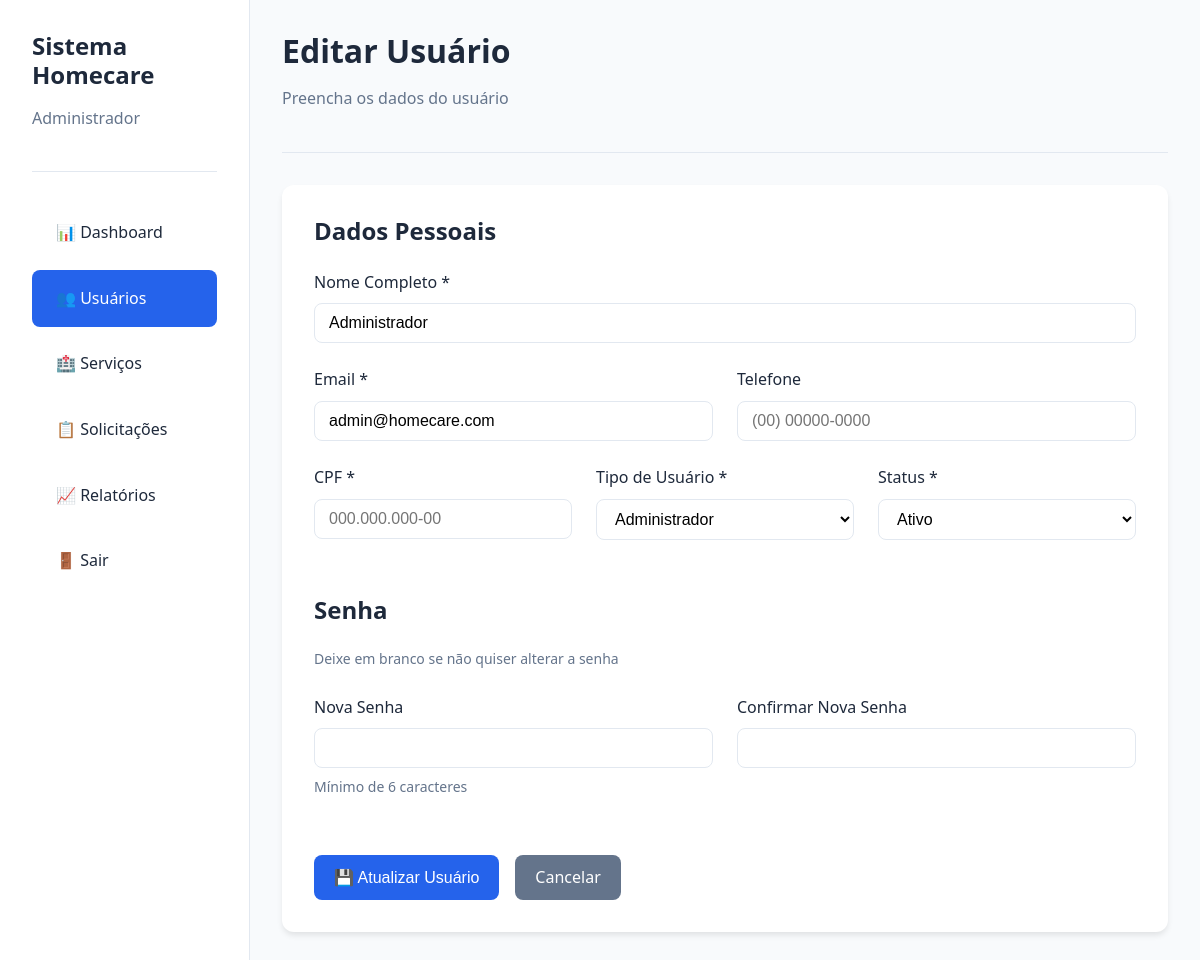
The page /admin/usuario_form.php?id=1 (signed in) on the database its author committed.
### tables this page shows
CREATE TABLE usuarios (
    id INT AUTO_INCREMENT PRIMARY KEY,
    nome VARCHAR(100) NOT NULL,
    email VARCHAR(100) NOT NULL UNIQUE,
    senha VARCHAR(255) NOT NULL,
    telefone VARCHAR(20),
    cpf VARCHAR(14) UNIQUE,
    tipo_usuario ENUM('admin', 'prestador', 'cliente') NOT NULL,
    foto_perfil VARCHAR(255) DEFAULT NULL,
    status ENUM('ativo', 'inativo') DEFAULT 'ativo',
    data_cadastro TIMESTAMP DEFAULT CURRENT_TIMESTAMP,
    data_atualizacao TIMESTAMP DEFAULT CURRENT_TIMESTAMP ON UPDATE CURRENT_TIMESTAMP,
    INDEX idx_email (email),
    INDEX idx_tipo_usuario (tipo_usuario),
    INDEX idx_status (status)
);

### includes/funcoes.php (called while the page is built, shortened)
<?php
function formatCPF($cpf) {
    $cpf = preg_replace('/[^0-9]/', '', $cpf);
    return preg_replace('/(\d{3})(\d{3})(\d{3})(\d{2})/', '$1.$2.$3-$4', $cpf);
}

### admin/usuario_form.php (the view, shortened to what this page needs)
<?php
$db = getDB();
$usuario = null;
$isEdit = false;
if (isset($_GET['id'])) {
    $id = (int)$_GET['id'];
    $isEdit = true;
    try {
        $stmt = $db->prepare("SELECT * FROM usuarios WHERE id = ?");
        $stmt->execute([$id]);
        $usuario = $stmt->fetch();
    } catch (PDOException $e) {
        setAlert('Erro ao buscar usuário.', 'error');
        redirect('/admin/usuarios.php');
    }
}
?>
<!DOCTYPE html>
<html lang="pt-BR">
<head>
    <link rel="stylesheet" href="../assets/css/style.css">
</head>
<body>
<div class="dashboard">
    <aside class="sidebar">
        <div class="sidebar-header">
            <h3><?= SITE_NAME ?></h3>
            <p>Administrador</p>
        </div>
        <ul class="sidebar-menu">
            <li><a href="index.php">📊 Dashboard</a></li>
            <li><a href="usuarios.php" class="active">👥 Usuários</a></li>
            <li><a href="servicos.php">🏥 Serviços</a></li>
            <li><a href="solicitacoes.php">📋 Solicitações</a></li>
            <li><a href="relatorios.php">📈 Relatórios</a></li>
            <li><a href="../auth/logout.php">🚪 Sair</a></li>
        </ul>
    </aside>
    <main class="main-content">
        <div class="page-header">
            <h1><?= $isEdit ? 'Editar Usuário' : 'Novo Usuário' ?></h1>
            <p>Preencha os dados do usuário</p>
        </div>
        <div class="card">
            <form method="POST" id="userForm">
                <h3 class="mb-3">Dados Pessoais</h3>
                <div class="form-group">
                    <label for="nome">Nome Completo *</label>
                    <input type="text" id="nome" name="nome" required
                           value="<?= $usuario ? htmlspecialchars($usuario['nome']) : '' ?>">
                </div>
                <div class="form-row">
                    <div class="form-group">
                        <label for="email">Email *</label>
                        <input type="email" id="email" name="email" required
                               value="<?= $usuario ? htmlspecialchars($usuario['email']) : '' ?>">
                    </div>
                    <div class="form-group">
                        <label for="telefone">Telefone</label>
                        <input type="text" id="telefone" name="telefone"
                               maxlength="15" placeholder="(00) 00000-0000"
                               value="<?= $usuario ? htmlspecialchars($usuario['telefone']) : '' ?>">
                    </div>
                </div>
                <div class="form-row">
                    <div class="form-group">
                        <label for="cpf">CPF *</label>
                        <input type="text" id="cpf" name="cpf" required
                               maxlength="14" placeholder="000.000.000-00"
                               value="<?= $usuario ? formatCPF($usuario['cpf']) : '' ?>">
                    </div>
                    <div class="form-group">
                        <label for="tipo_usuario">Tipo de Usuário *</label>
                        <select id="tipo_usuario" name="tipo_usuario" required>
                            <option value="admin" <?= ($usuario && $usuario['tipo_usuario'] === 'admin') ? 'selected' : '' ?>>
                                Administrador
                            </option>
                        </select>
                    </div>
                    <div class="form-group">
                        <label for="status">Status *</label>
                        <select id="status" name="status" required>
                            <option value="ativo" <?= ($usuario && $usuario['status'] === 'ativo') ? 'selected' : '' ?>>
                                Ativo
                            </option>
                        </select>
                    </div>
                </div>
                <h3 class="mb-3 mt-4">Senha</h3>
                <?php if ($isEdit): ?>
                    <p class="mb-3" style="color: var(--text-light); font-size: 0.875rem;">
                        Deixe em branco se não quiser alterar a senha
                    </p>
                <?php endif; ?>
                <div class="form-row">
                    <div class="form-group">
                        <label for="senha">
                            <?= $isEdit ? 'Nova Senha' : 'Senha *' ?>
                        </label>
                        <input type="password" id="senha" name="senha"
                               minlength="6" <?= $isEdit ? '' : 'required' ?>>
                        <small>Mínimo de 6 caracteres</small>
                    </div>
                    <div class="form-group">
                        <label for="confirmar_senha">
                            <?= $isEdit ? 'Confirmar Nova Senha' : 'Confirmar Senha *' ?>
                        </label>
                        <input type="password" id="confirmar_senha" name="confirmar_senha"
                               minlength="6" <?= $isEdit ? '' : 'required' ?>>
                    </div>
                </div>
                <div style="display: flex; gap: 1rem; margin-top: 2rem;">
                    <button type="submit" class="btn btn-primary">
                        <?= $isEdit ? '💾 Atualizar Usuário' : '➕ Cadastrar Usuário' ?>
                    </button>
                    <a href="usuarios.php" class="btn btn-secondary">Cancelar</a>
                </div>
            </form>
        </div>
    </main>
</div>
</body>
</html>

### assets/css/style.css (style rules this page uses)
* { margin: 0; padding: 0; box-sizing: border-box; }
:root { --primary-color: #2563eb; --primary-dark: #1e40af; --primary-light: #3b82f6; --secondary-color: #64748b; --secondary-dark: #475569; --success-color: #10b981; --error-color: #ef4444; --warning-color: #f59e0b; --info-color: #3b82f6; --bg-color: #f8fafc; --card-bg: #ffffff; --text-color: #1e293b; --text-light: #64748b; --border-color: #e2e8f0; --shadow-sm: 0 1px 2px 0 rgba(0, 0, 0, 0.05); --shadow-md: 0 4px 6px -1px rgba(0, 0, 0, 0.1); --shadow-lg: 0 10px 15px -3px rgba(0, 0, 0, 0.1); --shadow-xl: 0 20px 25px -5px rgba(0, 0, 0, 0.1); --spacing-xs: 0.5rem; --spacing-sm: 1rem; --spacing-md: 1.5rem; --spacing-lg: 2rem; --spacing-xl: 3rem; --radius-sm: 0.375rem; --radius-md: 0.5rem; --radius-lg: 0.75rem; --radius-xl: 1rem; }
body { font-family: 'Segoe UI', Tahoma, Geneva, Verdana, sans-serif; background-color: var(--bg-color); color: var(--text-color); line-height: 1.6; min-height: 100vh; }
h1, h2, h3, h4, h5, h6 { font-weight: 600; line-height: 1.2; margin-bottom: var(--spacing-sm); color: var(--text-color); }
h1 { font-size: 2.5rem; }
h3 { font-size: 1.5rem; }
p { margin-bottom: var(--spacing-sm); color: var(--text-light); }
a { color: var(--primary-color); text-decoration: none; transition: color 0.3s ease; }
.btn { display: inline-block; padding: 0.625rem 1.25rem; font-size: 1rem; font-weight: 500; text-align: center; border: none; border-radius: var(--radius-md); cursor: pointer; transition: all 0.3s ease; text-decoration: none; }
.btn-primary { background-color: var(--primary-color); color: white; }
.btn-secondary { background-color: var(--secondary-color); color: white; }
.form-group { margin-bottom: var(--spacing-md); flex: 1; }
.form-row { display: flex; gap: var(--spacing-md); }
.form-row .form-group { flex: 1; }
label { display: block; margin-bottom: var(--spacing-xs); font-weight: 500; color: var(--text-color); }
input[type="text"], input[type="email"], input[type="password"], input[type="tel"], input[type="date"], input[type="time"], input[type="number"], select, textarea { width: 100%; padding: 0.625rem 0.875rem; border: 1px solid var(--border-color); border-radius: var(--radius-md); font-size: 1rem; transition: all 0.3s ease; background-color: white; }
small { display: block; margin-top: var(--spacing-xs); font-size: 0.875rem; color: var(--text-light); }
.dashboard { display: flex; min-height: 100vh; }
.sidebar { width: 250px; background-color: white; border-right: 1px solid var(--border-color); padding: var(--spacing-lg); }
.sidebar-header { margin-bottom: var(--spacing-lg); padding-bottom: var(--spacing-md); border-bottom: 1px solid var(--border-color); }
.sidebar-menu { list-style: none; }
.sidebar-menu li { margin-bottom: var(--spacing-xs); }
.sidebar-menu a { display: block; padding: var(--spacing-sm) var(--spacing-md); color: var(--text-color); border-radius: var(--radius-md); transition: all 0.3s ease; }
.sidebar-menu a:hover, .sidebar-menu a.active { background-color: var(--primary-color); color: white; }
.main-content { flex: 1; padding: var(--spacing-lg); }
.page-header { margin-bottom: var(--spacing-lg); padding-bottom: var(--spacing-md); border-bottom: 1px solid var(--border-color); }
.page-header h1 { font-size: 2rem; }
.card { background-color: white; border-radius: var(--radius-lg); padding: var(--spacing-lg); box-shadow: var(--shadow-md); margin-bottom: var(--spacing-lg); }
.mt-4 { margin-top: var(--spacing-lg); }
.mb-3 { margin-bottom: var(--spacing-md); }

### rows shown on the page
usuarios: nome "Administrador", email "admin@homecare.com", tipo_usuario "Administrador", status "Ativo"

### other values the page prints
SITE_NAME "Sistema Homecare"
